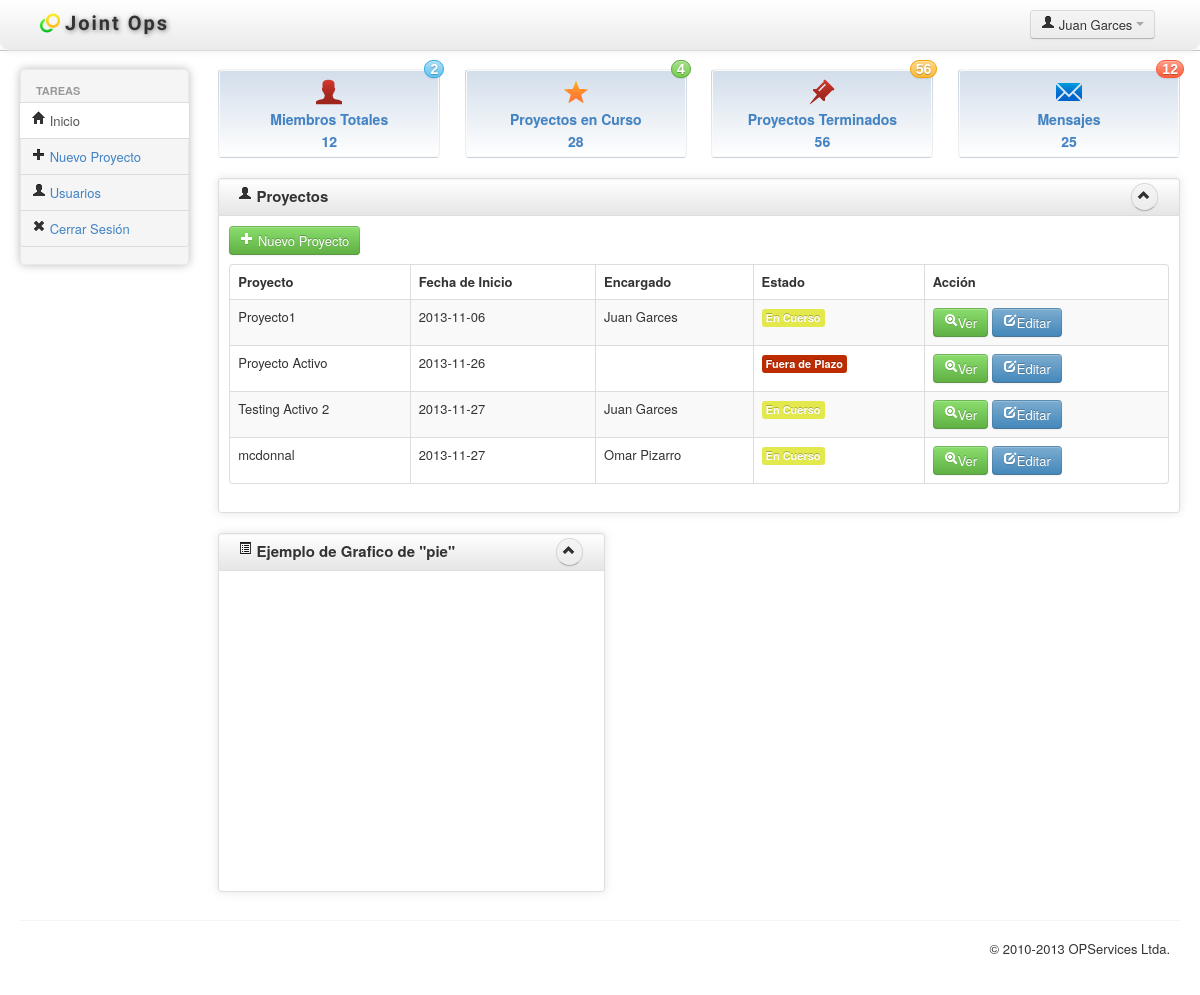
/Aplicación/main.php (signed in), run on the app's committed database.
### tables this page shows
CREATE TABLE IF NOT EXISTS `proyectos` (
  `id_proyectos` int(3) NOT NULL auto_increment,
  `id_lugares` int(3) NOT NULL,
  `id_miembros` int(3) NOT NULL,
  `id_codigo` int(3) NOT NULL,
  `nombre_proyecto` varchar(100) default NULL,
  `nombre_nave` varchar(50) default NULL,
  `fecha_inicio` date default NULL,
  `fecha_termino` date default NULL,
  `descripcion` longtext,
  `activo` tinyint(1) NOT NULL,
  PRIMARY KEY  (`id_proyectos`),
  KEY `proyectos_FKIndex1` (`id_codigo`),
  KEY `proyectos_FKIndex2` (`id_miembros`),
  KEY `proyectos_FKIndex3` (`id_lugares`)
);

CREATE TABLE IF NOT EXISTS `miembros` (
  `id_miembros` int(3) NOT NULL auto_increment,
  `id_banco` int(3) NOT NULL,
  `id_privilegio` int(3) NOT NULL,
  `id_usuarios` int(3) NOT NULL,
  `id_datos` int(3) NOT NULL,
  `p_nombre` varchar(20) default NULL,
  `s_nombre` varchar(20) default NULL,
  `apellido_p` varchar(20) default NULL,
  `apellido_m` varchar(20) default NULL,
  `rut` varchar(10) default NULL,
  `f_nac` date default NULL,
  `f_creacion` date default NULL,
  `activo` tinyint(1) default NULL,
  PRIMARY KEY  (`id_miembros`),
  KEY `miembros_FKIndex1` (`id_usuarios`),
  KEY `miembros_FKIndex2` (`id_banco`),
  KEY `miembros_FKIndex3` (`id_privilegio`),
  KEY `miembros_FKIndex4` (`id_datos`)
);

### Aplicación/clases/proyecto.php (the view, shortened to what this page needs)
<?php
class Proyecto{
function verProyectos(){
	$this->query = "SELECT * FROM proyectos";
	$this->result = mysql_query($this->query);
	$this->proyectos="";
	while($row = mysql_fetch_array($this->result)){
		$this->proyectos = $this->proyectos. "<tr>";
		$this->proyectos = $this->proyectos. "<td>".$row['nombre_proyecto']."</td>";
		$this->proyectos = $this->proyectos. "<td class='center'>".$row['fecha_inicio']."</td>";
			$this->idEncargado = $row['id_miembros'];
			$this->queryEncargado ="SELECT * FROM miembros WHERE id_miembros = $this->idEncargado";
			$this->resultEncargado = mysql_query($this->queryEncargado);
			$this->verNombreEncargado = mysql_fetch_array($this->resultEncargado);
			$this->nombreEncargado = ucfirst($this->verNombreEncargado['p_nombre'])." ".ucfirst($this->verNombreEncargado['apellido_p']);
		$this->proyectos = $this->proyectos. "<td class='center'>$this->nombreEncargado</td>";
		$this->proyectos = $this->proyectos. "<td class='center'>";
		if(  strtotime($row['fecha_termino']) > strtotime(date('Y-m-d'))  ){
			$this->proyectos = $this->proyectos. "<span class='label label-warning'>En Cuerso</span>";
		}
		else{
			$this->proyectos = $this->proyectos. "<span class='label label-important'>Fuera de Plazo</span>";
		}
		$this->proyectos = $this->proyectos. "</td>";
		$this->proyectos = $this->proyectos. "<td class='center'>";
		$this->proyectos = $this->proyectos. "<a class='btn btn-success' target='_blank' href='verproyecto.php?idDeProyecto=".$row['id_proyectos']."'>";
		$this->proyectos = $this->proyectos. "<i class='icon-zoom-in icon-white'></i>Ver</a> ";
		$this->proyectos = $this->proyectos. "<a class='btn btn-info' href='#'>";
		$this->proyectos = $this->proyectos. "<i class='icon-edit icon-white'></i>Editar</a> ";
		$this->proyectos =$this->proyectos. "</td>";
		$this->proyectos =$this->proyectos. "</tr>";
	}
	return $this->proyectos;
}
}
?>

### Aplicación/main.php (shortened to what this page needs)
<?php
	include ('clases/proyecto.php');
	$Proyecto = new Proyecto;
 ?>
<!DOCTYPE html>
<html lang="es-ES">
<head>
	<link id="bs-css" href="css/bootstrap-spacelab.css" rel="stylesheet">
	<link href="css/bootstrap-responsive.css" rel="stylesheet">
	<link href="css/charisma-app.css" rel="stylesheet">
	<link href="css/jquery-ui-1.8.21.custom.css" rel="stylesheet">
	<link href='css/fullcalendar.css' rel='stylesheet'>
	<link href='css/fullcalendar.print.css' rel='stylesheet'  media='print'>
	<link href='css/chosen.css' rel='stylesheet'>
	<link href='css/uniform.default.css' rel='stylesheet'>
	<link href='css/colorbox.css' rel='stylesheet'>
	<link href='css/jquery.cleditor.css' rel='stylesheet'>
	<link href='css/jquery.noty.css' rel='stylesheet'>
	<link href='css/noty_theme_default.css' rel='stylesheet'>
	<link href='css/elfinder.min.css' rel='stylesheet'>
	<link href='css/elfinder.theme.css' rel='stylesheet'>
	<link href='css/jquery.iphone.toggle.css' rel='stylesheet'>
	<link href='css/opa-icons.css' rel='stylesheet'>
	<link href='css/uploadify.css' rel='stylesheet'>
</head>
<body>
	<div class="navbar">
		<div class="navbar-inner">
			<div class="container-fluid">
				<a class="brand" href="main.php"> <img alt="Charisma Logo" src="img/logo20.png" /> <span>Joint Ops</span></a>
				<div class="btn-group pull-right" >
					<a class="btn dropdown-toggle" data-toggle="dropdown" href="#">
						<i class="icon-user"></i><span class="hidden-phone"> <?php echo $_SESSION['Nombre_completo']; ?></span>
						<span class="caret"></span>
					</a>
				</div>
			</div>
		</div>
	</div>
		<div class="container-fluid">
		<div class="row-fluid">
			<div class="span2 main-menu-span">
				<div class="well nav-collapse sidebar-nav">
					<ul class="nav nav-tabs nav-stacked main-menu">
						<li class="nav-header hidden-tablet">Tareas</li>
						<li><a class="ajax-link" href="main.php"><i class="icon-home"></i><span class="hidden-tablet"> Inicio</span></a></li>
						<li><a class="ajax-link" href="#"><i class="icon-plus"></i><span class="hidden-tablet"> Nuevo Proyecto</span></a></li>
						<li><a class="ajax-link" href="#"><i class="icon-user"></i><span class="hidden-tablet"> Usuarios</span></a></li>
						<li><a class="ajax-link" href="logout.php"><i class="icon-remove"></i><span class="hidden-tablet"> Cerrar Sesión</span></a></li>
					</ul>
				</div>
			</div>
			<div id="content" class="span10">
				<div class="row-fluid">
					<a data-rel="tooltip" title="2 nuevos miembros." class="well span3 top-block" href="#">
						<span class="icon32 icon-red icon-user"></span>
						<div>Miembros Totales</div>
						<div>12</div>
						<span class="notification">2</span>
					</a>
					<a data-rel="tooltip" title="4 Nuevos proyectos." class="well span3 top-block" href="#">
						<span class="icon32 icon-color icon-star-on"></span>
						<div>Proyectos en Curso</div>
						<div>28</div>
						<span class="notification green">4</span>
					</a>
					<a data-rel="tooltip" title="56 Proyectos Terminados." class="well span3 top-block" href="#">
						<span class="icon32 icon-color icon-pin"></span>
						<div>Proyectos Terminados</div>
						<div>56</div>
						<span class="notification yellow">56</span>
					</a>
					<a data-rel="tooltip" title="12 nuevos mensajes." class="well span3 top-block" href="#">
						<span class="icon32 icon-color icon-envelope-closed"></span>
						<div>Mensajes</div>
						<div>25</div>
						<span class="notification red">12</span>
					</a>
				</div>
				<div class="row-fluid">
					<div class="box span12">
						<div class="box-header well" data-original-title>
							<h2><i class="icon-user"></i> Proyectos</h2>
							<div class="box-icon">
								<a href="#" class="btn btn-minimize btn-round"><i class="icon-chevron-up"></i></a>
							</div>
						</div>
						<div class="box-content">
							<table class="table table-striped table-bordered bootstrap-datatable datatable">
								<div class="control-group">
									<a class="btn btn-success nuevoP" href="nuevoproyecto.php" target="_self">
										<i class="icon-plus icon-white"></i>
										Nuevo Proyecto
									</a>
								</div>
								<thead>
									<tr>
										<th>Proyecto</th>
										<th>Fecha de Inicio</th>
										<th>Encargado</th>
										<th>Estado</th>
										<th>Acción</th>
									</tr>
							  	</thead>
							 	<tbody>
							  	<?php echo $Proyecto->verProyectos(); ?>
							 	</tbody>
					  		</table>
						</div>
					</div>
				</div>
				<div class="row-fluid">
					<div class="box span5">
						<div class="box-header well" data-original-title>
							<h2><i class="icon-list-alt"></i> Ejemplo de Grafico de "pie"</h2>
							<div class="box-icon">
								<a href="#" class="btn btn-minimize btn-round"><i class="icon-chevron-up"></i></a>
							</div>
						</div>
						<div class="box-content">
							<div id="piechart" style="height:300px"></div>
						</div>
					</div>
				</div>
			</div>
		</div>
		<hr>
		<footer>
			<p class="pull-right">&copy; 2010-2013 OPServices Ltda.</p>
		</footer>
		</div>
</body>
</html>

### Aplicación/main.php (style rules this page uses)
body { padding-bottom: 40px; }
.sidebar-nav { padding: 9px 0; }

### data on the page
proyectos: nombre_proyecto "Proyecto1", fecha_inicio "2013-11-06"
miembros: p_nombre+apellido_p "Juan Garces Juan Garces"
proyectos: nombre_proyecto "Proyecto Activo", fecha_inicio "2013-11-26"
proyectos: nombre_proyecto "Testing Activo 2", fecha_inicio "2013-11-27"
proyectos: nombre_proyecto "mcdonnal", fecha_inicio "2013-11-27"
miembros: p_nombre+apellido_p "Omar Pizarro"

### other printed values
$_SESSION['Nombre_completo'] "Juan Garces"
